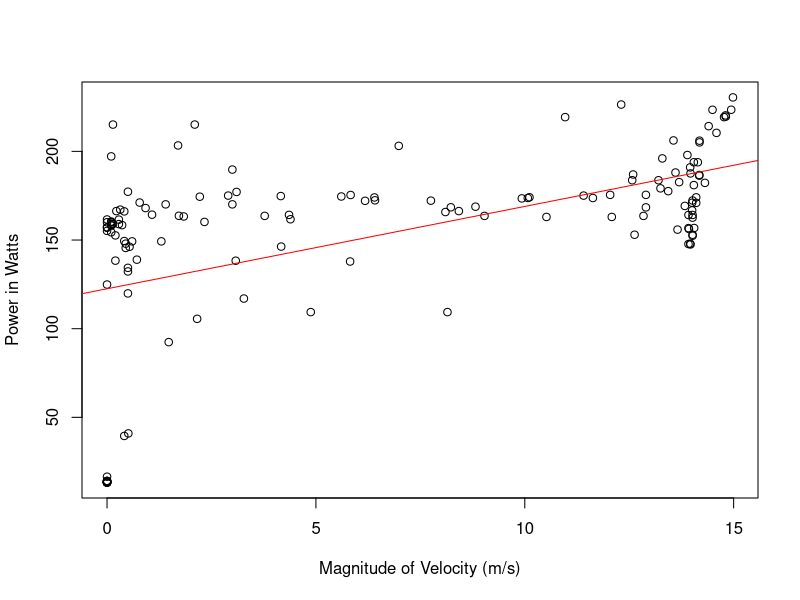

Reproduce this figure in R.
# Set the working directory
setwd("/Users/mac/Desktop/Programming/COMP9596//DroneData")

# Read the data
data <- read.csv(file="14.csv", header=TRUE, sep=",")

# Convert date column to Date object
data$Date <- as.POSIXct(data$Date)

# Extract the data from column name to plot
data.toPlot <- data[data$Battery > 18,]

# Calculate the difference of each time point to the first (in seconds)
data.toPlot$TimeDiff <- data.toPlot$Date - data.toPlot$Date[1]

# Since TimeDiff is a time/date object, convert it to a numeric and store this as an extra column in data frame
data.toPlot$TimeDiffValue <- as.numeric(data.toPlot$TimeDiff)

# Multiple current and voltage to get Power
data.toPlot$Power <- as.double(-(data.toPlot$Current/1000) * data.toPlot$Voltage/1000)

#Get Mangnitude of Velocity
data.toPlot$Velocity <- sqrt(data.toPlot$VelocityX^2 + data.toPlot$VelocityY^2 + data.toPlot$VelocityZ^2)
data.toPlotFinal <- data.toPlot[with(data.toPlot, order(Velocity)), ]

ppi <- 200
png(file=paste("14", ".png", sep=""), height=7*ppi, width=9*ppi, res=ppi)

plot(y=data.toPlot$Power, x=data.toPlot$Velocity, type="p", ylab="Power in Watts", xlab="Magnitude of Velocity (m/s)", lty=1, col="Black", lwd=1)
abline(lm(data.toPlot$Power ~ data.toPlot$Velocity), col="red")

#legend("topright", legend=c("Mean Watts = 154.5845"), pch=1, lty=1, lwd=3)

dev.off()
